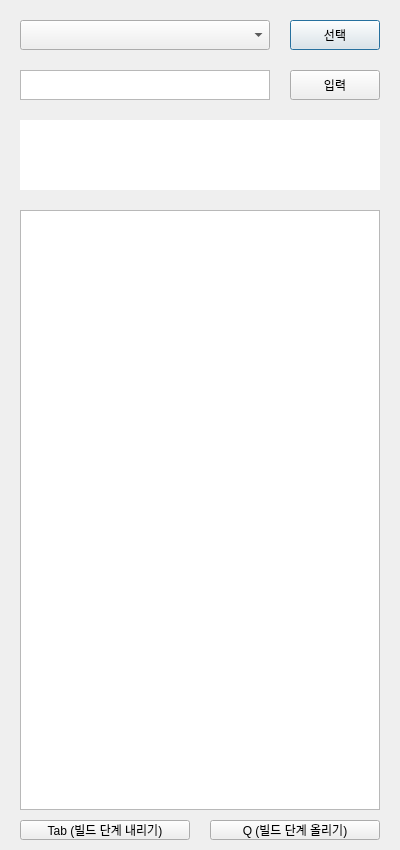
<?xml version="1.0" encoding="UTF-8"?>
<ui version="4.0">
 <class>Dialog</class>
 <widget class="QDialog" name="Dialog">
  <property name="geometry">
   <rect>
    <x>0</x>
    <y>0</y>
    <width>400</width>
    <height>850</height>
   </rect>
  </property>
  <property name="windowTitle">
   <string>Dialog</string>
  </property>
  <widget class="QComboBox" name="pick_b">
   <property name="geometry">
    <rect>
     <x>20</x>
     <y>20</y>
     <width>250</width>
     <height>30</height>
    </rect>
   </property>
  </widget>
  <widget class="QPushButton" name="find_b">
   <property name="geometry">
    <rect>
     <x>290</x>
     <y>20</y>
     <width>90</width>
     <height>30</height>
    </rect>
   </property>
   <property name="text">
    <string>선택</string>
   </property>
  </widget>
  <widget class="QTextEdit" name="edit_b">
   <property name="geometry">
    <rect>
     <x>20</x>
     <y>70</y>
     <width>250</width>
     <height>30</height>
    </rect>
   </property>
  </widget>
  <widget class="QPushButton" name="input_b">
   <property name="geometry">
    <rect>
     <x>290</x>
     <y>70</y>
     <width>90</width>
     <height>30</height>
    </rect>
   </property>
   <property name="text">
    <string>입력</string>
   </property>
  </widget>
  <widget class="QTextBrowser" name="textBrowser">
   <property name="geometry">
    <rect>
     <x>20</x>
     <y>210</y>
     <width>360</width>
     <height>600</height>
    </rect>
   </property>
   <property name="styleSheet">
    <string notr="true">font: 10pt &quot;Arial&quot;;</string>
   </property>
  </widget>
  <widget class="QPushButton" name="tab_key">
   <property name="geometry">
    <rect>
     <x>20</x>
     <y>820</y>
     <width>170</width>
     <height>20</height>
    </rect>
   </property>
   <property name="text">
    <string>Tab (빌드 단계 내리기)</string>
   </property>
  </widget>
  <widget class="QPushButton" name="alt_key">
   <property name="geometry">
    <rect>
     <x>210</x>
     <y>820</y>
     <width>170</width>
     <height>20</height>
    </rect>
   </property>
   <property name="text">
    <string>Q (빌드 단계 올리기)</string>
   </property>
  </widget>
  <widget class="QLabel" name="label">
   <property name="geometry">
    <rect>
     <x>20</x>
     <y>120</y>
     <width>360</width>
     <height>70</height>
    </rect>
   </property>
   <property name="styleSheet">
    <string notr="true">background-color: rgb(255, 255, 255);
font: 10pt &quot;Arial&quot;;</string>
   </property>
   <property name="text">
    <string/>
   </property>
  </widget>
 </widget>
 <resources/>
 <connections/>
</ui>
